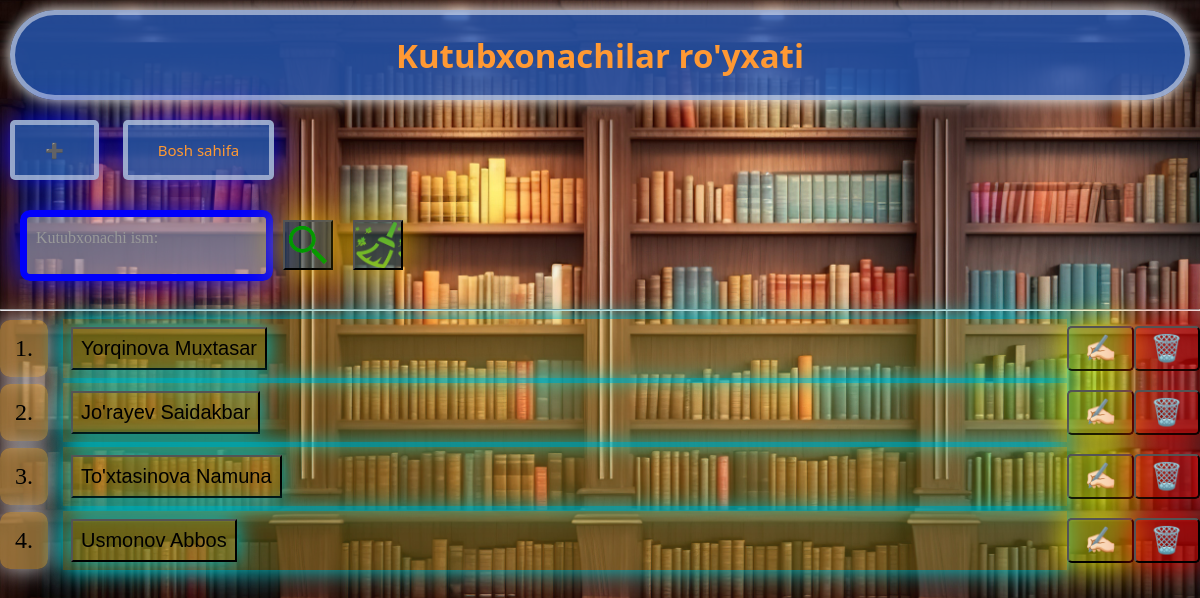
Page /kutubxonachilar/ on the committed database.
### main/models.py (models this page shows, shortened)
class KUtubxonachi(models.Model):
    ish_vaqti = (
        ('08:00 - 13:00', '08:00 - 13:00'),
        ('13:00 - 18:00', '13:00 - 18:00'),
        ('18:00 - 23:00', '18:00 - 23:00'),
    )
    ism = models.CharField(max_length=110)
    ish_vaqt = models.CharField(max_length=30, choices=ish_vaqti)
    class Meta:
        verbose_name_plural = 'Kutubxonachilar'
    objects = models.Manager()

### main/views.py (the view)
# urls.py: path('kutubxonachilar/', kutubxonachi_view, name='kutubxonachilar'),
def kutubxonachi_view(request):
    kutubxonachilar = KUtubxonachi.objects.all()
    search = request.GET.get('search')
    if search is not None:
        kutubxonachilar = kutubxonachilar.filter(ism__icontains=search)
    context = {
        'kutubxonachilar': kutubxonachilar,
    }
    return render(request, 'kutubxonachilar.html', context)

### templates/kutubxonachilar/kutubxonachilar.html (shortened to what this page needs)
<!DOCTYPE html>
<html lang="en">
<head>
{% load static %}
</head>
<body>
 <h1>Kutubxonachilar ro'yxati</h1>
 <a href="/kutubxonachi-qo'shish/" class="a">➕</a>
 <a href="/home/" class="a">Bosh sahifa</a>
 <div class="form-container">
    <form class="inline-form">
        <div class="input-container">
        <input type="text" name="search" placeholder="" id="search" >
            <label for="search"> Kutubxonachi ism:</label>
           <button class="icon"></button>
    <a href="/kutubxonachilar/"><button class = "icon2"></button></a>
</div>
    </form>
    </div>
  <hr>
  {%for Kutubxonachi in kutubxonachilar%}
  <p class="p_teg">
   <span>{{forloop.counter}}.</span>
      <a href="/kutubxonachilar/{{ Kutubxonachi.id }}/" class="button ism">
          <button class="button ism">{{  Kutubxonachi.ism}}</button></a>
      <a href="/kutubxonachilar/{{Kutubxonachi.id}}/update/"><button class="update-button">✍🏻</button></a>
      <a href="/kutubxonachilar/{{ Kutubxonachi.id }}/delete-confrim/" ><button class="delete-button">🗑️</button></a>
  </p>
{%endfor%}
</body>
</html>

### rows in the picture
KUtubxonachi: ism "Yorqinova Muxtasar"
KUtubxonachi: ism "Jo'rayev Saidakbar"
KUtubxonachi: ism "To'xtasinova Namuna"
KUtubxonachi: ism "Usmonov Abbos"
